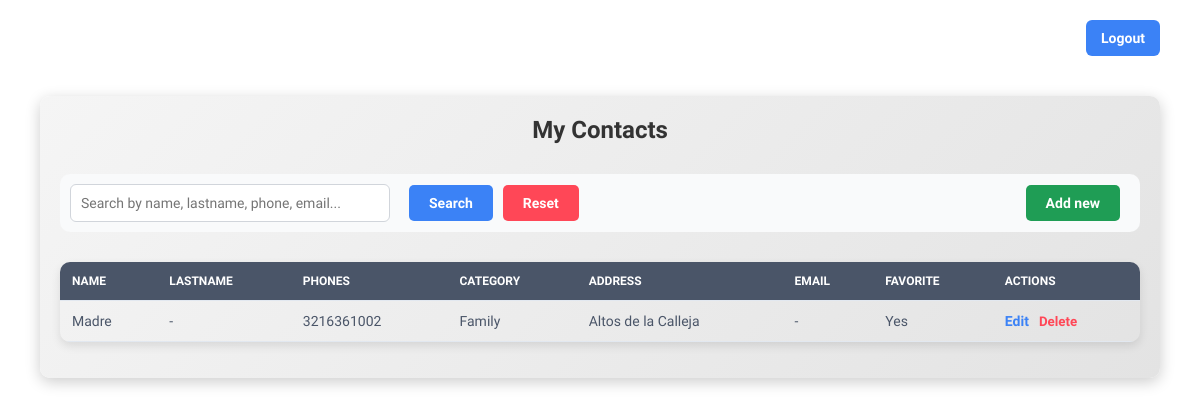
Before: /contacts (signed in) with the older database file.
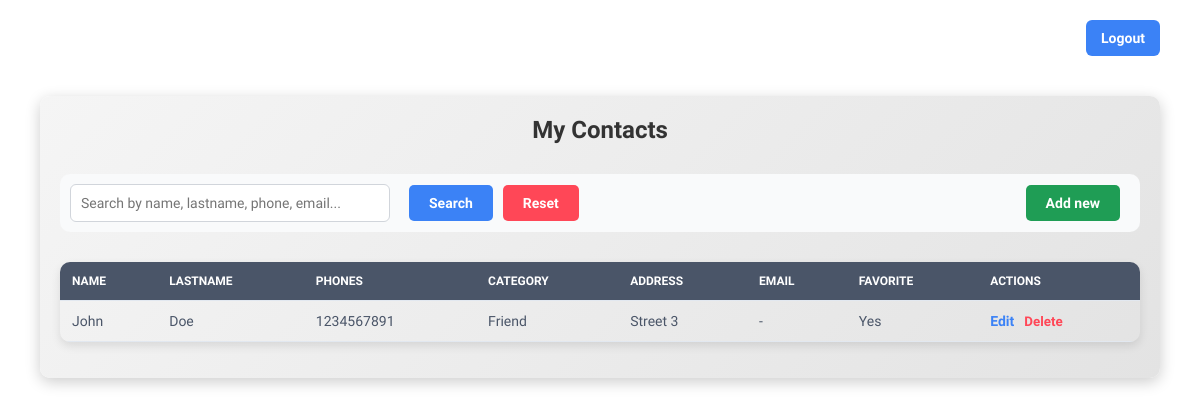
After: the same page with the newer database file.
### tables this page shows
CREATE TABLE contacts (
        id INTEGER PRIMARY KEY AUTOINCREMENT,
        name TEXT NOT NULL,
        lastname TEXT,
        category TEXT NOT NULL,
        address TEXT,
        email TEXT,
        is_favorite BOOLEAN NOT NULL DEFAULT 0,
        user_id INTEGER NOT NULL,
        FOREIGN KEY(user_id) REFERENCES users(id)
    );

### app/main.py (the view)
@app.route("/contacts")
@login_required
def contacts():
    user_id = current_user.id
    contacts = contact_controller.list_all_contacts(user_id)
    if len(contacts) == 0:
        flash("No contacts found", "error")
    return render_template("contacts.html", contacts=contacts)

### app/controllers/auth_controller.py (called while the page is built)
    def find_by_id(self, user_id: int) -> UserEntity:
        return self.auth_dao.find_by_id(user_id)

### app/controllers/contact_controller.py (called while the page is built)
    def list_all_contacts(self, user_id: int) -> list[ContactEntity]:
        return self.contact_dao.list_all_contacts(user_id)

### app/dao/auth_dao.py (called while the page is built)
    def find_by_id(self, user_id: int) -> UserEntity:
        try:
            with DatabaseConnection() as conn:
                cursor = conn.cursor()
                cursor.execute("SELECT * FROM users WHERE id = ?", (user_id,))
                result = cursor.fetchone()
                return (
                    UserEntity(result[0], result[1], result[2], result[3])
                    if result
                    else None
                )
        except sql.Error as e:
            print(f"Error on find_by_id: {e}")
            return None

### app/dao/contact_dao.py (called while the page is built)
    def list_contact_phones(self, contact_id: int) -> list[str]:
        try:
            with DatabaseConnection() as conn:
                cursor = conn.cursor()
                cursor.execute(
                    "SELECT phone FROM contact_phones WHERE contact_id = ?",
                    (contact_id,),
                )
                return [phone[0] for phone in cursor.fetchall()]
        except sql.Error as e:
            print(f"Error on list_contact_phones: {e}")
            return []

### app/db/db_connection.py (called while the page is built)
    def __enter__(self) -> sql.Connection:
        self.connection = self.connect()
        return self.connection

    def __exit__(self, exc_type, exc_val, exc_tb) -> None:
        self.close_connection()

    def connect(self) -> sql.Connection:
        try:
            connection = sql.connect("database.db")
            return connection
        except sql.Error as e:
            print(f"Error connecting to database: {e}")
            return None

    def close_connection(self):
        if self.connection:
            self.connection.close()

### app/main.py (called while the page is built)
@login_manager_app.user_loader
def load_user(user_id: int):
    return auth_controller.find_by_id(user_id)

### app/templates/contacts.html (shortened to what this page needs)
{% extends 'layout.html' %}
{% set title = 'Contacts | Contact Manager' %}
{% set css = 'contacts.css' %}
{% block content %}
    <div class="logout-container">
        <a href="{{ url_for('logout')}}" class="btn-logout">Logout</a>
    </div>
    <div class="contacts-container">
        <h3 class="contacts-title">My Contacts</h3>
        <div class="search-actions">
            <form action="{{ url_for('search_contacts') }}" method="get" class="search-form">
                <input type="text" class="search-input" name="query" placeholder="Search by name, lastname, phone, email..." required>
                <button type="submit" class="btn btn-search">Search</button>
            </form>
            <form action="{{ url_for('contacts') }}" class="reset-form">
                <button type="submit" class="btn btn-reset">Reset</button>
            </form>
            <a href="{{ url_for('add_contact') }}" class="btn btn-add">Add new</a>
        </div>
        <table class="contacts-table">
            <thead>
                <tr>
                    <th>Name</th>
                    <th>Lastname</th>
                    <th>Phones</th>
                    <th>Category</th>
                    <th>Address</th>
                    <th>Email</th>
                    <th>Favorite</th>
                    <th>Actions</th>
                </tr>
            </thead>
            <tbody>
                {% for contact in contacts %}
                    <tr>
                       <td>
                            {{ contact.name }}
                        </td>
                        <td>
                            {{ contact.lastname or '-' }}
                        </td>
                        <td>
                            {{ contact.phones|join(' - ') }}
                        </td>
                        <td>
                            {{ contact.category }}
                        </td>
                        <td>
                            {{ contact.address or '-' }}
                        </td>
                        <td>
                            {{ contact.email or '-' }}
                        </td>
                        <td>
                            {% if contact.is_favorite %} Yes {% else %} No {% endif %}
                        </td>
                        <td>
                            <div class="actions">
                                <a href="{{ url_for('update_contact', contact_id = contact.id) }}" class="btn-edit">Edit</a>
                                <form action="{{ url_for('delete_contact') }}" method="post" class="delete-form">
                                    <button type="submit" class="btn-delete">Delete</button>
                                </form>
                            </div>
                        </td>
                    </tr>
                {% endfor %}
            </tbody>
        </table>
    </div>
{% endblock %}

### app/templates/layout.html (shortened to what this page needs)
<!DOCTYPE html>
<html lang="en">
<head>
    <link rel="stylesheet" href="{{ url_for('static', filename='css/main.css' ) }}">
    <link rel="stylesheet" href="{{ url_for('static', filename='css/' ~ css) }}">
</head>
<body>
    {% block content %}{% endblock %}
</body>
</html>

### app/static/css/main.css (style rules this page uses)
* { margin: 0; padding: 0; box-sizing: border-box; font-family: 'Quicksand', sans-serif; }

### app/static/css/contacts.css (style rules this page uses)
.contacts-container { margin: 40px; padding: 20px; background: linear-gradient(135deg, #f5f5f5, #e3e3e3); border-radius: 10px; box-shadow: 0px 4px 15px rgba(0, 0, 0, 0.2); transition: transform 0.3s; }
.contacts-title { margin-bottom: 20px; font-size: 24px; color: #333; text-align: center; }
.search-actions { display: flex; justify-content: space-between; align-items: center; margin-top: 30px; padding: 10px; background-color: #f9fafb; border-radius: 10px; }
.search-input { margin-right: 15px; padding: 10px; font-size: 14px; border: 1px solid #d1d5db; border-radius: 6px; background-color: #fff; color: #374151; width: 320px; transition: border-color 0.3s; }
.btn { border: none; border-radius: 5px; color: white; font-weight: 600; padding: 10px 20px; font-size: 14px; margin-right: 10px; cursor: pointer; transition: background-color 0.3s, transform 0.2s; }
.btn-search { background-color: #3b82f6; }
.btn-reset { background-color: #ff4757; }
.btn-add { background-color: #1f9d55; margin-left: auto; text-decoration: none; }
.btn-edit, .btn-delete { border: none; background-color: transparent; cursor: pointer; text-decoration: none; }
.btn-edit { color: #3b82f6; font-weight: bold; }
.btn-delete { color: #ff4757; font-weight: bold; }
.contacts-table { margin-top: 30px; border-collapse: collapse; width: 100%; box-shadow: 0px 4px 10px rgba(0, 0, 0, 0.1); border-radius: 10px; overflow: hidden; }
th, td { padding: 12px; border-bottom: 1px solid #e2e8f0; text-align: left; }
th { background-color: #4a5568; text-transform: uppercase; font-size: 12px; color: #fff; }
td { font-size: 14px; color: #4a5568; }
.actions { display: flex; gap: 10px; }
.logout-container { display: flex; justify-content: flex-end; margin: 20px 40px; margin-bottom: 20px; }
.btn-logout { padding: 10px 15px; font-size: 14px; font-weight: 600; color: #fff; background-color: #3b82f6; border: none; border-radius: 6px; cursor: pointer; transition: background-color 0.3s ease, transform 0.2s; text-decoration: none; }

Changed rows visible on the page:
changed contacts: name "Madre" → "John"; lastname "-" → "Doe"; phones "3216361002" → "1234567891"; category "Family" → "Friend"; address "Altos de la Calleja" → "Street 3"
